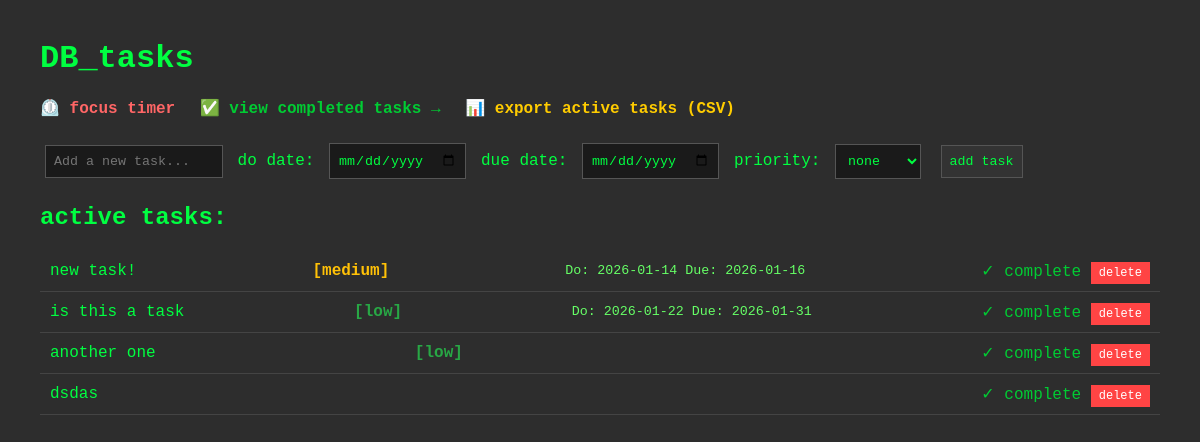
The page / on the database its author committed.
### models.py (models this page shows, shortened)
class Task(db.Model):
    id = db.Column(db.Integer, primary_key=True)
    name = db.Column(db.String(200), nullable=False)
    completed = db.Column(db.Boolean, default=False)
    created_at = db.Column(db.DateTime, default=lambda: datetime.now(timezone.utc))
    do_date = db.Column(db.Date, nullable=True)
    due_date = db.Column(db.Date, nullable=True)
    priority = db.Column(db.Integer, default=0)  # 0=none, 1=low, 2=medium, 3=high
    @property
    def priority_text(self):
        priority_map = {0: "", 1: "low", 2: "medium", 3: "high"}
        return priority_map.get(self.priority, "")
    @property
    def priority_color(self):
        color_map = {0: "", 1: "#28a745", 2: "#ffc107", 3: "#dc3545"}
        return color_map.get(self.priority, "")

### tasks.py (the view)
@app.route('/')
def home():
    tasks = Task.query.filter_by(completed=False)\
                     .order_by((Task.due_date == None), Task.due_date, Task.priority.desc())\
                     .all()
    return render_template('index.html',
                         title="DB_tasks",
                         tasks=tasks)

### templates/index.html (shortened to what this page needs)
<!DOCTYPE html>
<html>
<head>
</head>
<body>
    <h1>{{ title }}</h1>
    <div class="nav">
        <a href="/timer" style="color: #ff6666;">⏲️ focus timer</a>
        <a href="/completed">✅ view completed tasks →</a>
        <a href="/export/active" style="color: #ffcc00;">📊 export active tasks (CSV)</a>
    </div>
    <form method="POST" action="/add">
        <input type="text" name="task" placeholder="Add a new task..." required>
        <label>do date: <input type="date" name="do_date"></label>
        <label>due date: <input type="date" name="due_date"></label>
        <label>priority:
            <select name="priority">
                <option value="0">none</option>
            </select>
        </label>
        <button type="submit">add task</button>
    </form>
    <h2>active tasks:</h2>
    {% for task in tasks %}
        <div class="task {{ 'completed' if task.completed else '' }}">
            <span>{{ task.name }}</span>
            {% if task.priority_text %}
                <span style="color: {{ task.priority_color }}; font-weight: bold;">[{{ task.priority_text }}]</span>
            {% endif %}
            <small>
                {% if task.do_date %}Do: {{ task.do_date }}{% endif %}
                {% if task.due_date %}Due: {{ task.due_date }}{% endif %}
            </small>
            <div>
                {% if not task.completed %}
                    <a href="/complete/{{ task.id }}">✓ complete</a>
                {% endif %}
                <a href="/delete/{{ task.id }}" class="delete-btn">delete</a>
            </div>
        </div>
    {% endfor %}
</body>
</html>

### templates/index.html (style rules this page uses)
body { font-family: 'Monaco', 'Menlo', 'Consolas', monospace; margin: 40px; background-color: #2d2d2d; color: #00ff41; }
.task { padding: 10px; border-bottom: 1px solid #444; display: flex; justify-content: space-between; align-items: center; }
input, button, select { padding: 8px; margin: 5px; background-color: #1a1a1a; color: #00ff41; border: 1px solid #555; font-family: inherit; }
button { background-color: #333; cursor: pointer; }
.nav { margin-bottom: 20px; }
.nav a { margin-right: 15px; text-decoration: none; color: #00cc33; font-weight: bold; }
.delete-btn { background: #ff4444; color: white; border: none; padding: 4px 8px; text-decoration: none; font-size: 12px; }
a { color: #00cc33; text-decoration: none; }
small { color: #66ff66; }

### rows shown on the page
Task: name "new task!", priority_text "medium", do_date "2026-01-14", due_date "2026-01-16"
Task: name "is this a task", priority_text "low", do_date "2026-01-22", due_date "2026-01-31"
Task: name "another one", priority_text "low"
Task: name "dsdas"

### other values the page prints
{{ title }} "DB_tasks"
